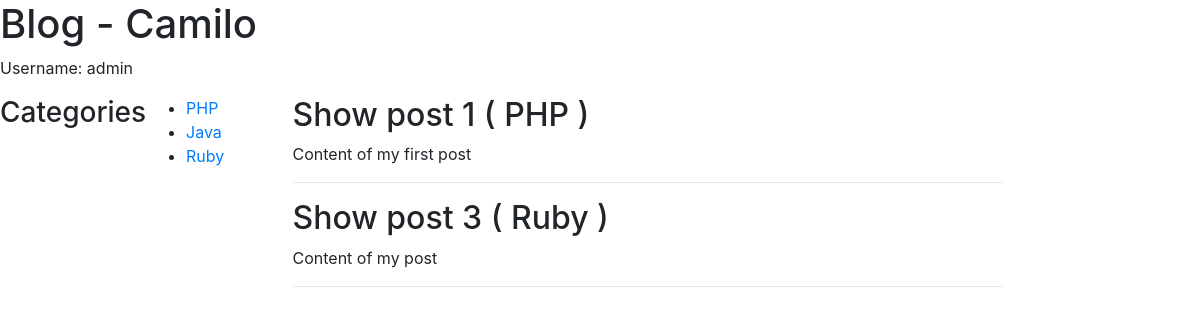
/blog (signed in), run on the app's committed database.
### blog/models.py (models this page shows, shortened)
class Category (models.Model):
    name = models.CharField(max_length=255)
    class Meta:
        verbose_name_plural = 'Categories'

class Post(models.Model):
    category = models.ForeignKey(Category)
    name = models.CharField(max_length=255)
    content = models.TextField()
    created_at = models.DateTimeField(auto_now_add=True)
    STATUS_CHOICES = (
        ('Draft', 'Draft'),
        ('Published', 'Published')
    )
    status = models.CharField(max_length=20, choices=STATUS_CHOICES, default='Draft')

### blog/views.py (the view)
def home(request):
    name = "Camilo"
    all_categories = Category.objects.all()
    category = Category.objects.get(name='Ruby')
    posts = Post.objects.filter(status="Published")
    context = {
        'name': name,
        'categories': all_categories,
        'posts': posts,
    }
    return render(request, 'blog/home.html', context)

### templates/blog/home.html (shortened to what this page needs)
{% extends "blog/layout.html" %}
{% block content %}
<section>
  {% for post in posts %}
    <article class="">
      <h2>{{ post.name }} ( {{post.category.name}} )</h2>
      <p>
        {{ post.content }}
      </p>
    </article>
    <hr>
  {% endfor %}
</section>
{% endblock %}

### templates/blog/layout.html (shortened to what this page needs)
<!DOCTYPE html>
<html>
  <head>
    <link rel="stylesheet" href="https://maxcdn.bootstrapcdn.com/bootstrap/4.0.0-beta.2/css/bootstrap.min.css">
  </head>
  <body>
    <h1>Blog - {{name}}</h1>
    {% load gravatar %}
    {% if request.user.is_authenticated %}
      <p>
        Username: {{request.user.username}} <img src="{% gravatar_url request.user.email 30 %}" alt="">
      </p>
    {% endif %}
    <div class="container row">
      <div class="col-md-3">
        <aside class="row">
          <h3>
            Categories
          </h3>
          <ul>
            {% for category in categories %}
            <li>
              <a href="{% url 'blog.posts_by_category' category.id %}">{{ category.name }}</a>
            </li>
            {% endfor %}
          </ul>
        </aside>
      </div>
      <div class="col-md-8">
        {% block content %} {% endblock %}
      </div>
    </div>
  </body>
</html>

### data on the page
Category: name "PHP"
Category: name "Java"
Category: name "Ruby"
Post: name "Show post 1", category.name "PHP", content "Content of my first post"
Post: name "Show post 3", category.name "Ruby", content "Content of my post"

### other printed values
{{ name }} "Camilo"
{{ request.user.username }} "admin"
